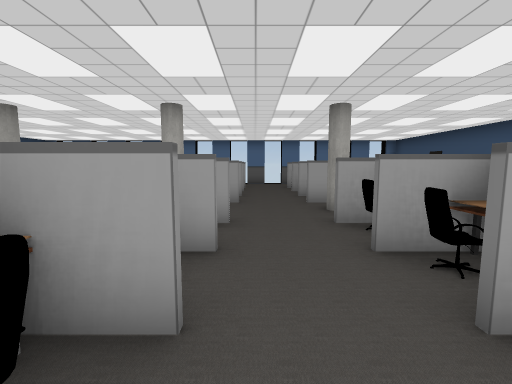
view 1 (above)

24 first-person views from a walk through a 3-D level made in the Unity game engine. The camera is 1.4 m above the floor, tilts 6° down and sees 90° across. Doors are open. The floor is counted in squares, 1.29 m on a side. Each view is taken from the middle of a square. On the plan, view 1 faces up. The plan holds only what a view shows up to about 11 squares ahead; the rest is blank. The place goes on beyond the plan. The player is left out. Some surface patterns are stand-ins.

view 2
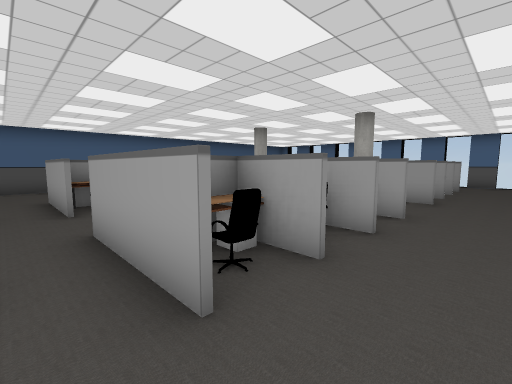

view 3
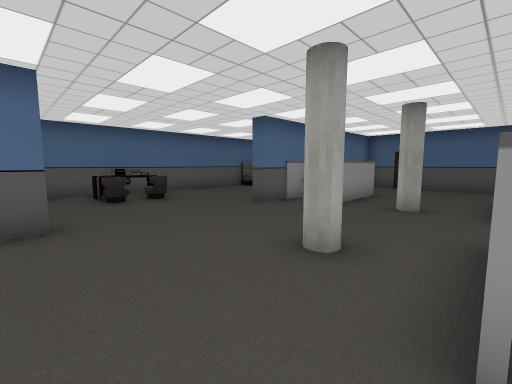

view 4
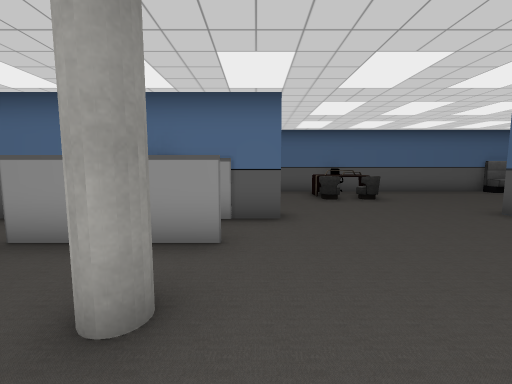

view 5
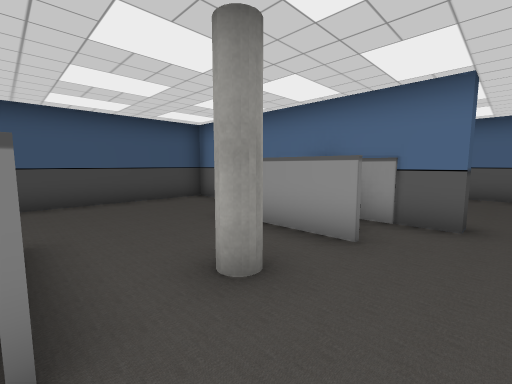

view 6
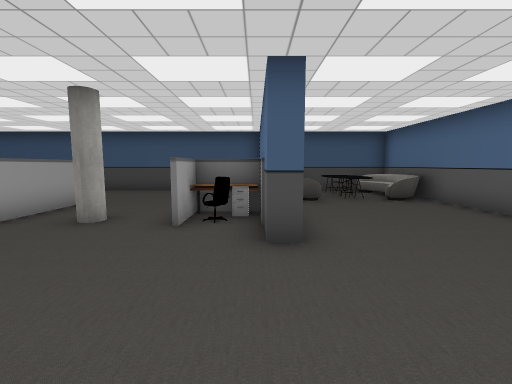

view 7
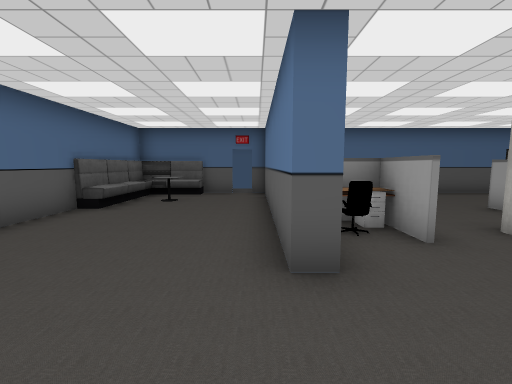

view 8
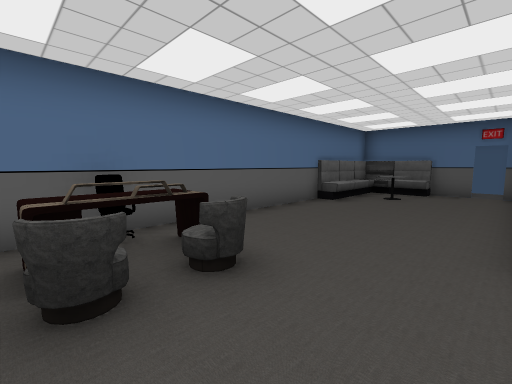

view 9
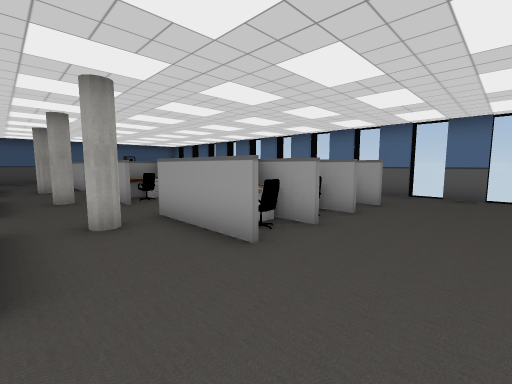

view 10
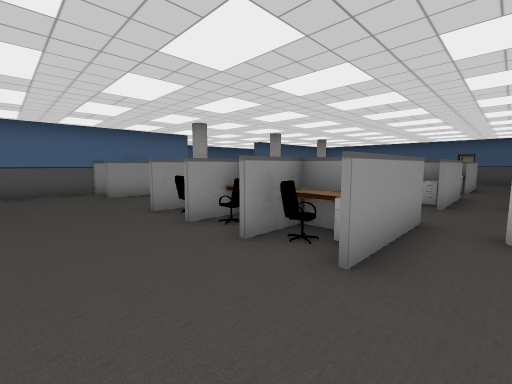

view 11
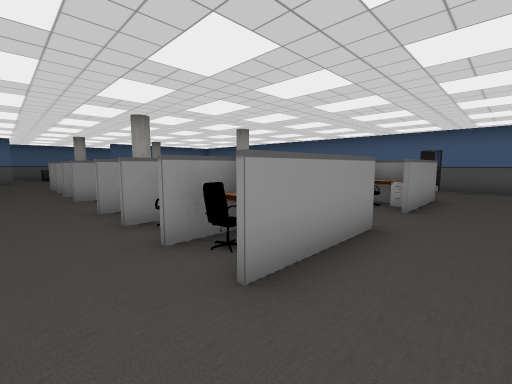

view 12
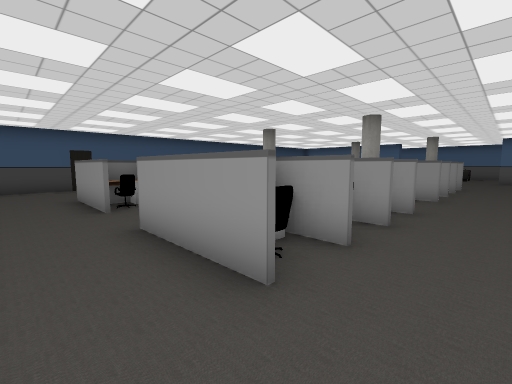

view 13
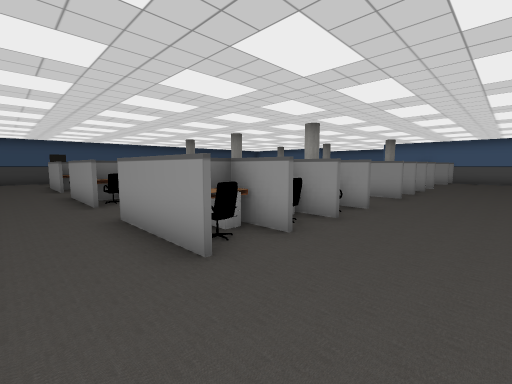

view 14
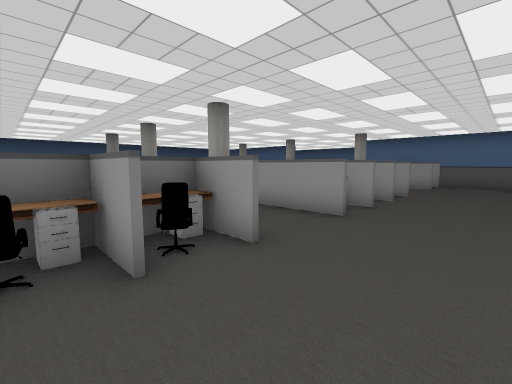

view 15
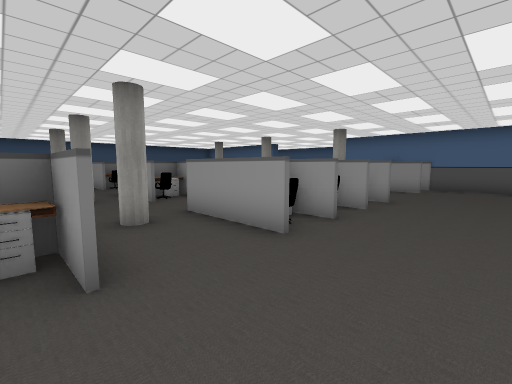

view 16
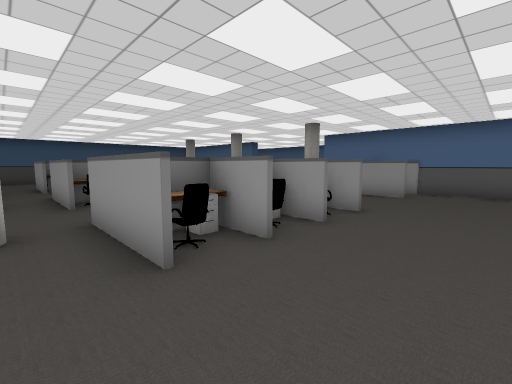

view 17
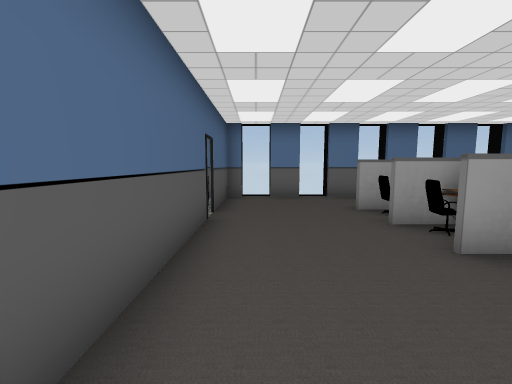

view 18
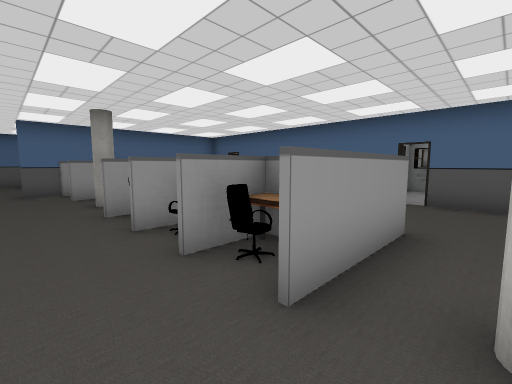

view 19
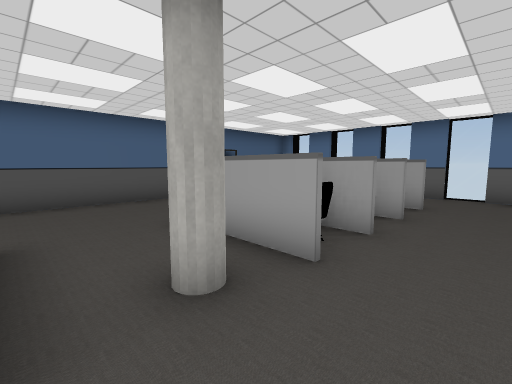

view 20
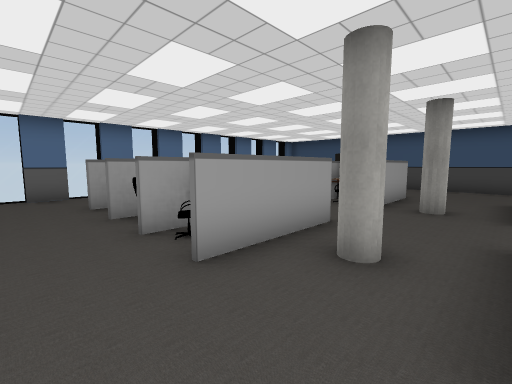

view 21
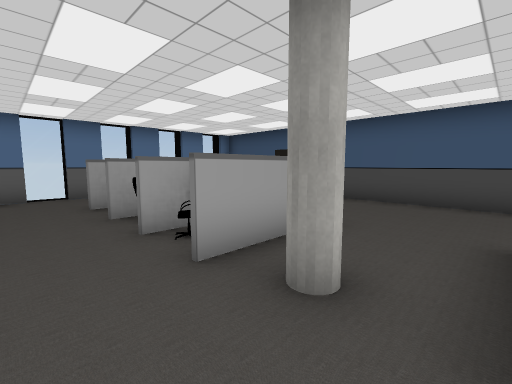

view 22
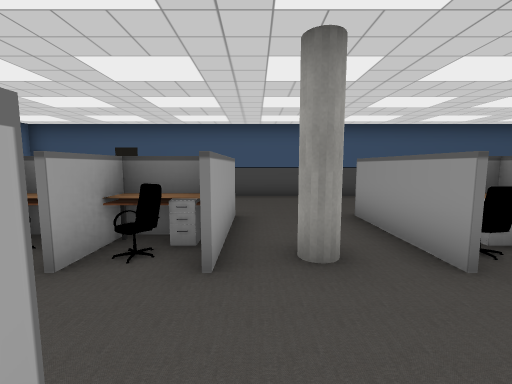

view 23
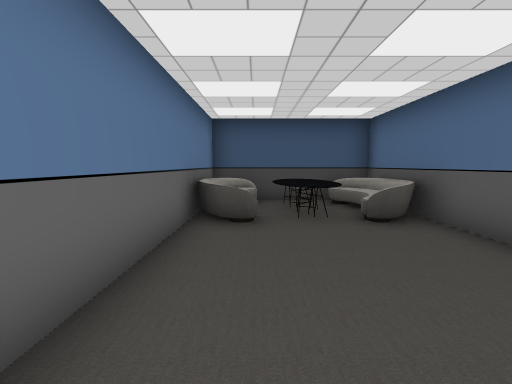

view 24
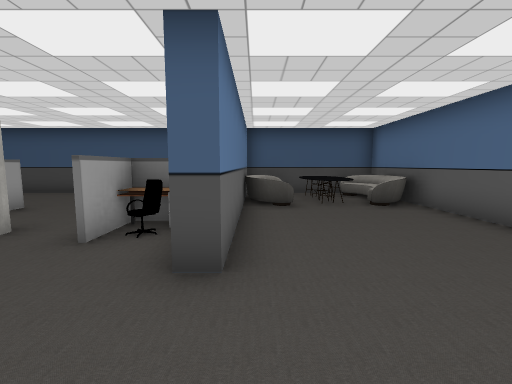

### Floor plan
Key: @ floor where view 1 was taken; # wall or solid block; x gap in a wall; . floor; D open door; = window, fence, low wall or low ledge; C cylinder; H chair; T table; S sofa; O other object.
Columns run from 13 left of view 1 to 8 right of it. Each row starts with its distance up from view 1.
 16        #         #
 15 ##=#=#=#=#=# #=# #=#=#
 14  #...................#
 13 O#...................#
 12  x...OOO..OOO..OOO...#
 11  #....OO...OO...OO...
 10  #...OO ..O  ..OOO...
  9  #...OOO..OOO..OOO...#
  8  #...OOO..OOO..OOO...#
  7  #...................#
  6  #.....C...C...C.....#
  5  #...OOO..OOO..OOO...#
  4  #...OOO..OOO..OOO...#
  3  #...OOO..OOO..OOO...#
  2  #....OO...OO...OO...#
  1  #...OO ..OOO..O O...#
  0  #...OOO..OOO@.OOO...#
 -1  #...................#
 -2  #.....C...C...C.....#
 -3  x...................#
 -4   ...OOO.......OOO...#
 -5  #####O##.....##O#####
 -6  D................####
 -7  D................S .#
 -8  #........H.H.....TTT#
 -9  #.O......TTT.....S S#
-10  #OOO......O......SSS#
-11  #####################

Where each view was taken, in squares from view 1:
view 1: 0 up, 0 right, facing up
view 2: 1 down, 1 right, facing up-left
view 3: 0 up, 1 right, facing down-left
view 4: 0 up, 1 right, facing down
view 5: 0 up, 0 right, facing down-right
view 6: 5 down, 3 left, facing right
view 7: 6 down, 2 left, facing left
view 8: 6 down, 1 left, facing down-left
view 9: 5 up, 7 right, facing up-left
view 10: 6 up, 7 right, facing down-left
view 11: 14 up, 1 right, facing down-left
view 12: 14 up, 5 left, facing down-right
view 13: 14 up, 11 left, facing down-right
view 14: 10 up, 11 left, facing down-right
view 15: 8 up, 11 left, facing down-right
view 16: 6 up, 11 left, facing down-right
view 17: 6 up, 11 left, facing up
view 18: 6 up, 4 left, facing down-left
view 19: 5 up, 4 left, facing up-left
view 20: 5 up, 5 left, facing up-right
view 21: 5 up, 0 right, facing up-right
view 22: 7 up, 1 left, facing right
view 23: 7 down, 0 right, facing right
view 24: 6 down, 2 left, facing right
